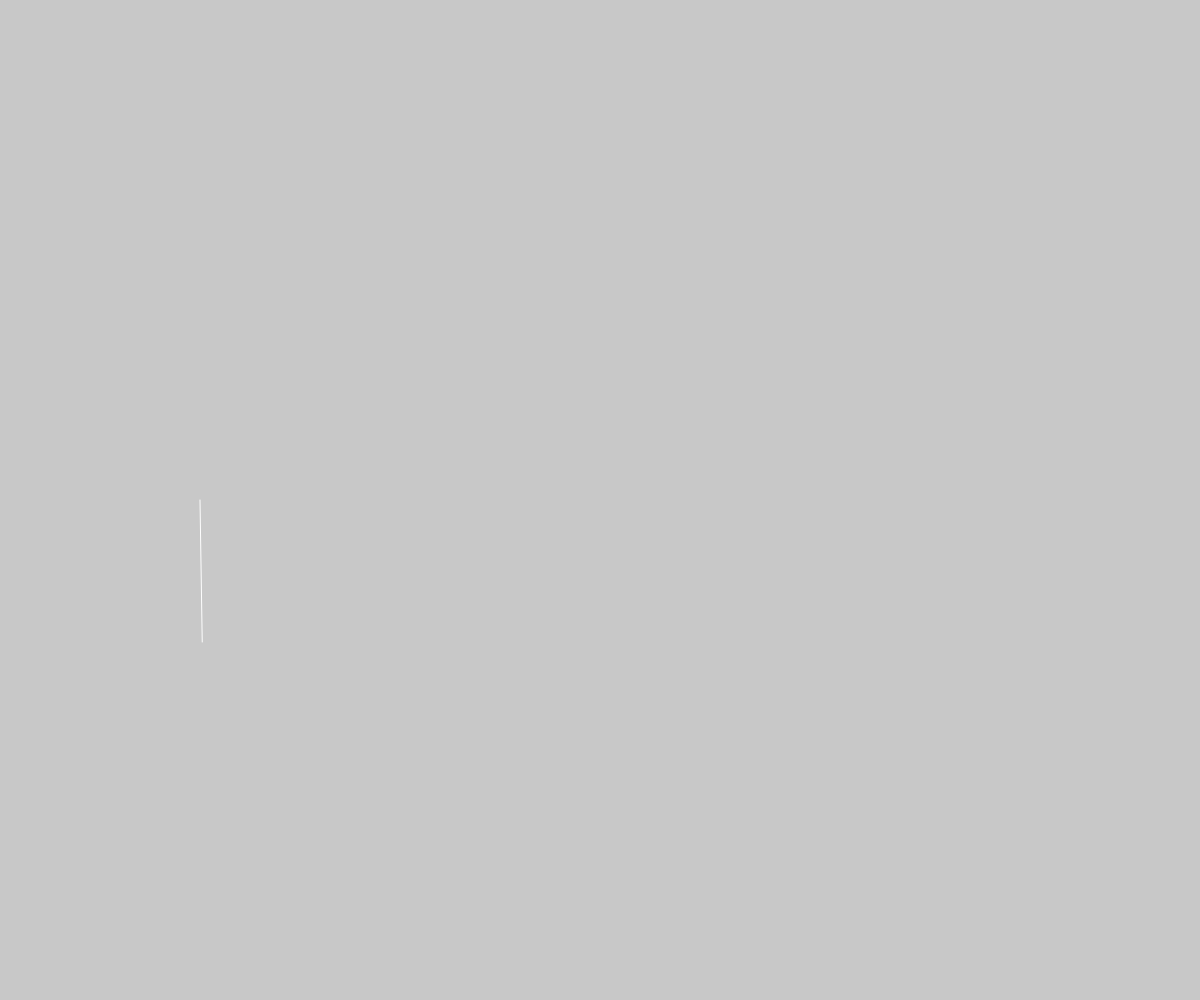
Frame 1 (no input)
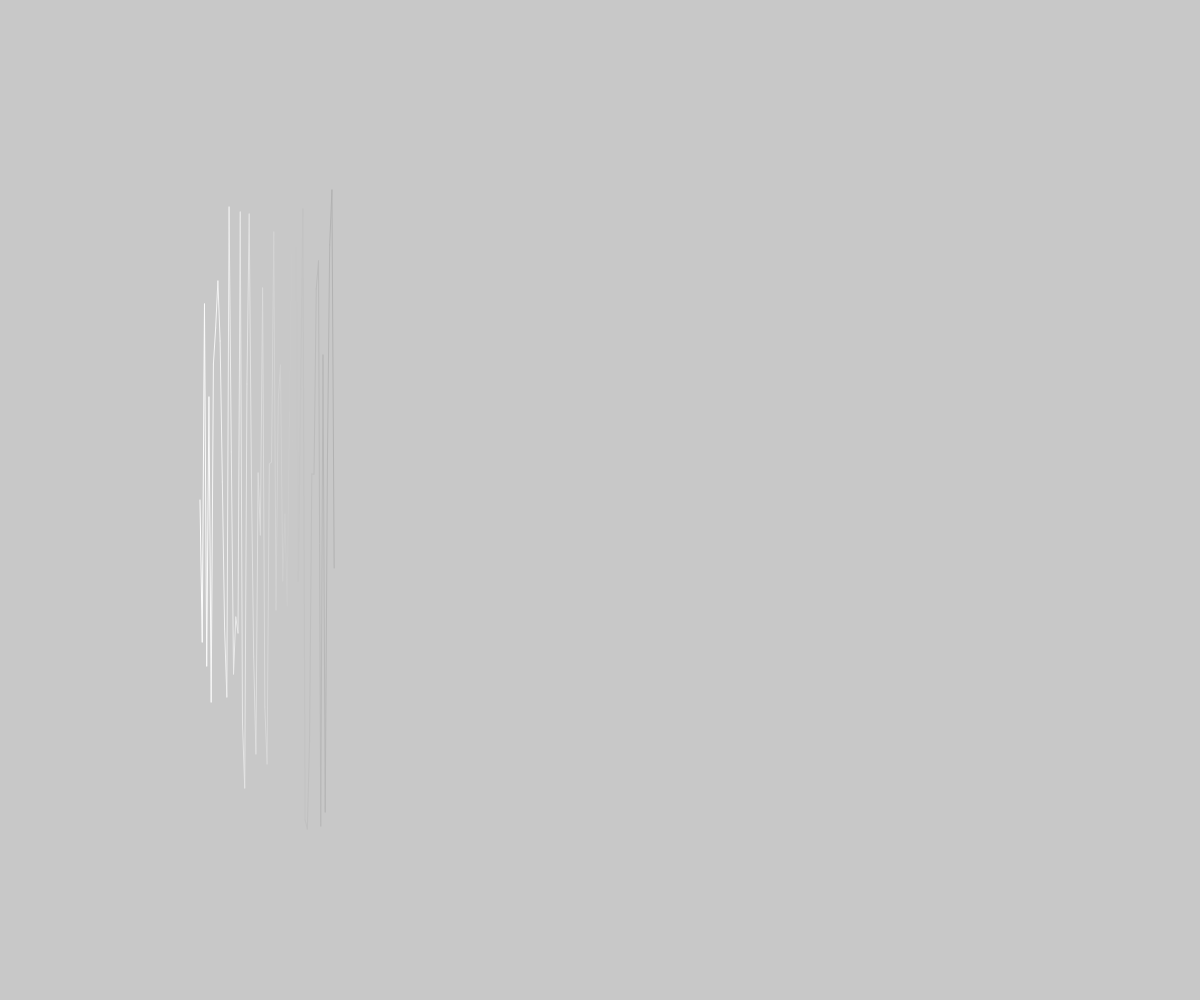
Frame 60 (no input)
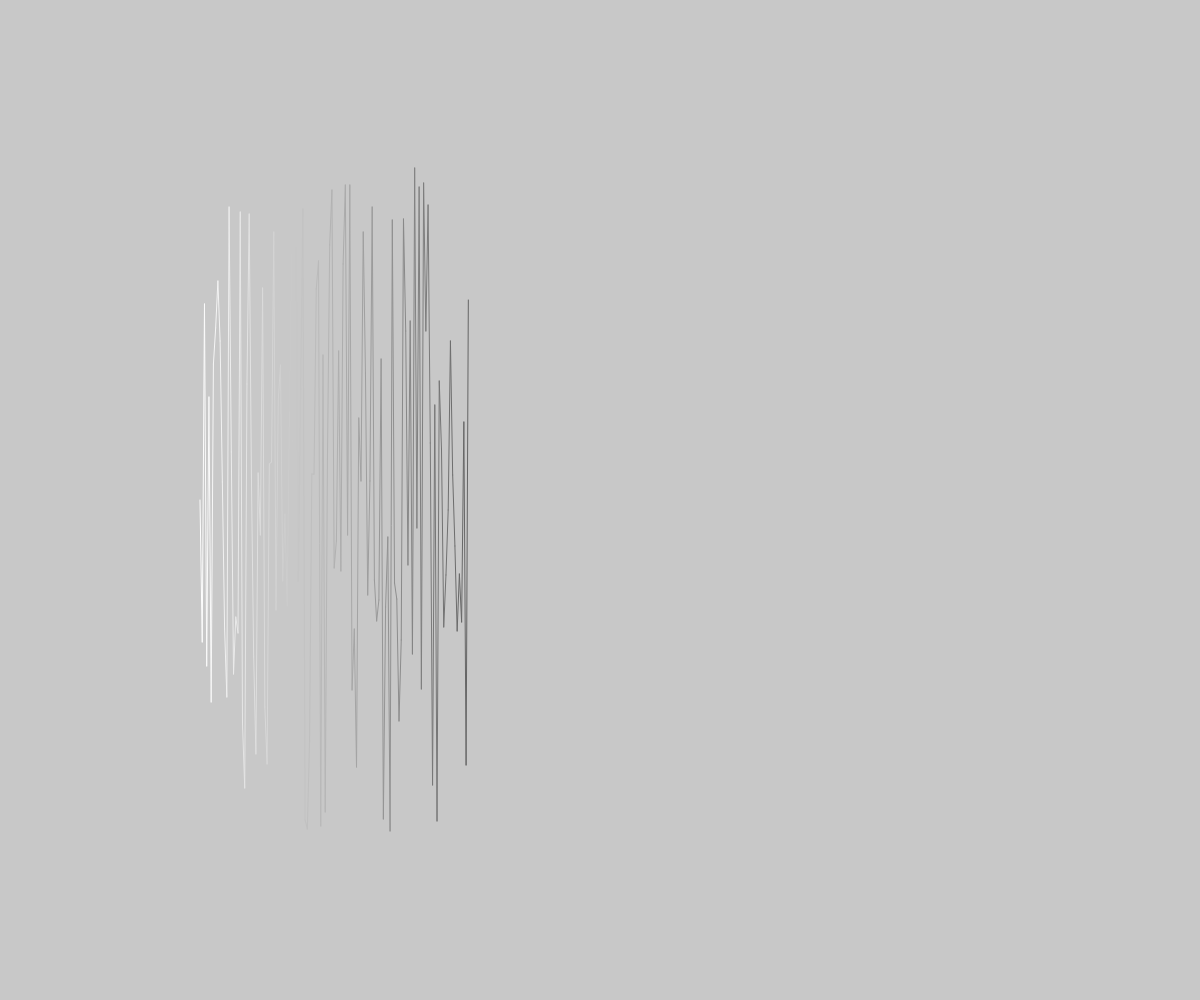
Frame 120 (the mouse pressed at the canvas centre since frame 60)

The p5.js sketch that drew these frames (run headless with seeded random() and noise() and a simulated clock; from frame 60 on, the mouse is pressed at the canvas centre):

// p5.js sketch
// ── sketch.js
// Define Variables
let point = {};
  point.pos1X = 0;
  point.pos1Y = 0;
  point.pos2X;
  point.pos2Y;
let greyStroke = 1;
let colorChange = 1;
let b = 0;
let w = 255;
let mvmnt = 10


function setup() {

  frameRate(24)
  createCanvas(windowWidth, windowHeight);
  background(200);

  // Set initial position
  point.pos1Y = height/2
  point.pos1X = width/6

}


function draw() {

  // Redefine variables
  point.pos2X = width * 0.5;
  point.pos2Y = height * 0.5;
  point.pos2X = point.pos1X + sqrt(point.pos2Y)/mvmnt;
  point.pos2Y += floor(random(- height/3, height/3));

  // Draw lines that change from white to black
  noFill();
  colorChange = frameCount % 200;
  greyStroke = map(colorChange, 0, 199, w, b);

  // Color Conditions
  if(greyStroke < 1){
    b = 255
    w = 0
  } else if(greyStroke > 254){
    b = 0
    w = 255
  }

  // Draw line
  stroke(greyStroke);
  line(point.pos1X, point.pos1Y, point.pos2X, point.pos2Y);

  // Movement Conditions
  if(point.pos2X > 5/6 * width){
    mvmnt = - mvmnt
  } else if (point.pos2X < width/6){
    mvmnt = - mvmnt
  }

  // Make lines continuous
  point.pos1X = point.pos2X;
  point.pos1Y = point.pos2Y;

}
